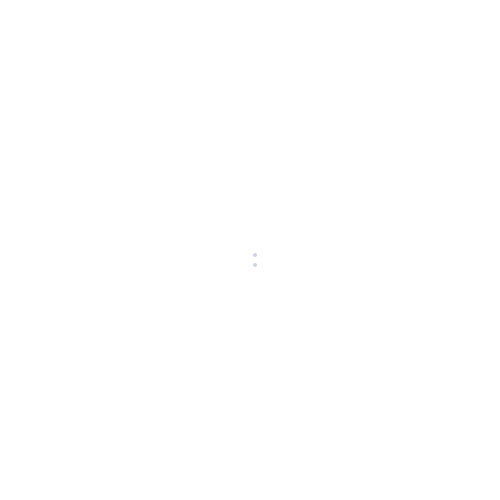
Frame 1 (no input)
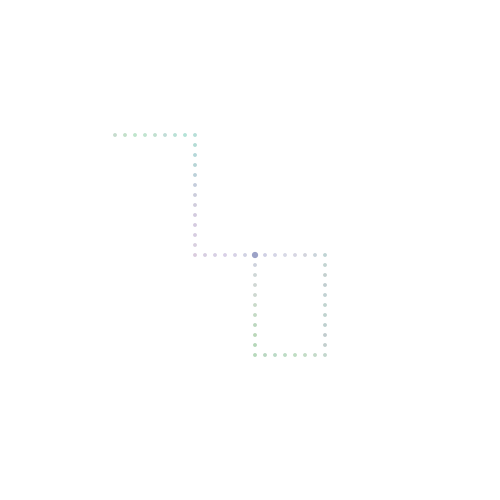
Frame 60 (the mouse pressed at the canvas centre just before this capture)
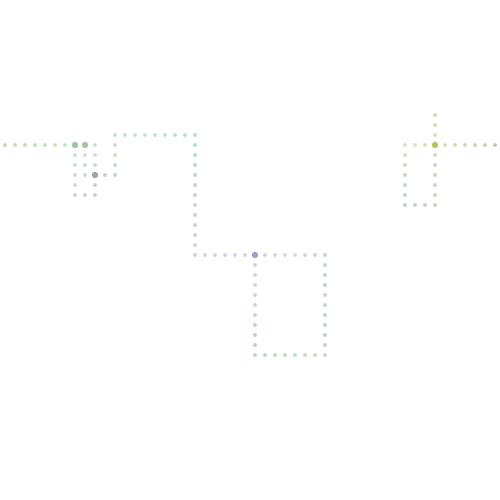
Frame 120 (the mouse held since frame 60 and released just before this capture)

The Processing sketch that drew these frames (run headless with seeded random() and noise(); from frame 60 on, the mouse is pressed at the canvas centre):

// Processing sketch: processing_186337
// ── processing_186337.pde

Cell cell = new Cell(25, 25);
float P = 0.8; //propability of go straight

void setup() {
  size(500, 500);
  smooth();
  noStroke();
  background(255);
}

void draw() {
  background(255);

  //if (mousePressed == false) {
    cell.update();
    cell.drawMe();
  //} else {
  //  cell.refresh();
  //}
}

class Cell {
  int[][] cellcol = new int[50][50];
  color[][] cellcol2 = new color[50][50];
  int x, y;
  int prex, prey;
  float _noise1 = random(10);
  float _noise2 = random(10);
  float _noise3 = random(10);
  float _noise4 = random(10);
  float _noise5 = random(10);
  float _noise6 = random(10);
  float _noise7, _noise8, _noise9;

  Cell(int X, int Y) {
    for (int i = 0; i <50; i++) {
      _noise4 += .1;
      _noise5 += .1; 
      _noise6 += .1;
      _noise7 = _noise1;
      _noise8 = _noise2;
      _noise9 = _noise3;
      for (int j = 0; j < 50; j++) {
        _noise1 += .1;
        _noise2 += .1; 
        _noise3 += .1;
        cellcol[i][j] = 0;
        cellcol2[i][j] = color(noise(_noise1, _noise4)*255, 
        noise(_noise2, _noise5)*255, noise(_noise3, _noise6)*255);
      }
      _noise1 = _noise7;
      _noise2 = _noise8;
      _noise3 = _noise9;
    }
    x = X;
    y = Y;
    prex = X;
    prey = Y - 1;
    cellcol[x][y] = 1;
  }

  void update() {
    float p = random(1);
    if (x - prex == 1 || x - prex == -49) {
      if (p < P) {
        prex = x;
        prey = y;
        x ++;
      } else if (p > (1+P)/2) {
        prex = x;
        prey = y;
        y ++;
      } else {
        prex = x;
        prey = y;
        y --;
      }
    } else if (x - prex == -1 || x - prex == 49) {
      if (p < P) {
        prex = x;
        prey = y;
        x --;
      } else if (p > (1+P)/2) {
        prex = x;
        prey = y;
        y ++;
      } else {
        prex = x;
        prey = y;
        y --;
      }
    } else if (y - prey == 1|| y - prey == -49) {
      if (p < P) {
        prex = x;
        prey = y;
        y ++;
      } else if (p > (1+P)/2) {
        prex = x;
        prey = y;
        x ++;
      } else {
        prex = x;
        prey = y;
        x --;
      }
    } else if (y - prey == -1|| y - prey == 49) {
      if (p < P) {
        prex = x;
        prey = y;
        y --;
      } else if (p > (1+P)/2) {
        prex = x;
        prey = y;
        x ++;
      } else {
        prex = x;
        prey = y;
        x --;
      }
    }
    if (x == -1) {
      x = 49;
    }
    if (x == 50) {
      x = 0;
    }
    if (y == -1) {
      y = 49;
    }
    if (y == 50) {
      y = 0;
    }
    cellcol[x][y] ++;
  }

  void refresh() {
    for (int i = 0; i<50; i++) {
      for (int j = 0; j<50; j++) {
        cellcol[i][j] = 0;
      }
    }
  }

  void drawMe() {
    for (int i = 0; i <50; i++) {
      for (int j = 0; j < 50; j++) {
        fill(cellcol2[i][j], cellcol[i][j]*100);
        //rect(i*10, j*10, (i+1)*10, (j+1)*10);
        ellipse((i+.5)*10, (j+.5)*10, 10*(1-exp(-0.5*cellcol[i][j])), 10*(1-exp(-0.5*cellcol[i][j])));
      }
    }
  }
}
